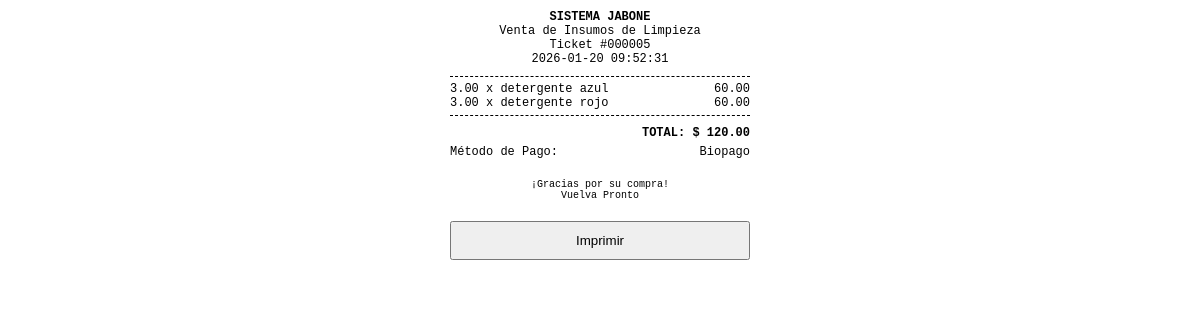
The app's page /Inventario-Liquid-main-verificar/ticket.php?id=5 with its own data.
### tables this page shows
CREATE TABLE `sales` (
  `id` int(11) NOT NULL AUTO_INCREMENT,
  `total_amount` decimal(10,2) NOT NULL,
  `created_at` timestamp NOT NULL DEFAULT current_timestamp(),
  `payment_method` varchar(20) DEFAULT 'cash',
  `amount_tendered` decimal(10,2) DEFAULT 0.00,
  `exchange_rate_global` decimal(10,2) DEFAULT 0.00,
  `exchange_rate_special` decimal(10,2) DEFAULT 0.00,
  PRIMARY KEY (`id`)
);

CREATE TABLE `sale_items` (
  `id` int(11) NOT NULL AUTO_INCREMENT,
  `sale_id` int(11) NOT NULL,
  `product_id` int(11) DEFAULT NULL,
  `quantity` decimal(10,4) NOT NULL,
  `subtotal` decimal(10,2) NOT NULL,
  PRIMARY KEY (`id`),
  KEY `sale_id` (`sale_id`),
  KEY `product_id` (`product_id`),
  CONSTRAINT `sale_items_ibfk_1` FOREIGN KEY (`sale_id`) REFERENCES `sales` (`id`) ON DELETE CASCADE,
  CONSTRAINT `sale_items_ibfk_2` FOREIGN KEY (`product_id`) REFERENCES `products` (`id`) ON DELETE SET NULL
);

CREATE TABLE `products` (
  `id` int(11) NOT NULL AUTO_INCREMENT,
  `category_id` int(11) DEFAULT NULL,
  `name` varchar(150) NOT NULL,
  `sku` varchar(50) DEFAULT NULL,
  `barcode` varchar(100) DEFAULT NULL,
  `brand` varchar(100) DEFAULT NULL,
  `is_liquid` tinyint(1) DEFAULT 1,
  `is_raw_material` tinyint(1) DEFAULT 0,
  `use_special_rate` tinyint(1) DEFAULT 0,
  `display_unit` varchar(20) DEFAULT 'Litro',
  `price` decimal(10,2) NOT NULL DEFAULT 0.00,
  `cost_price` decimal(10,2) NOT NULL DEFAULT 0.00,
  `stock_quantity` decimal(10,4) NOT NULL DEFAULT 0.0000,
  `min_stock` decimal(10,4) DEFAULT 10.0000,
  `image_path` varchar(255) DEFAULT NULL,
  `created_at` timestamp NOT NULL DEFAULT current_timestamp(),
  `is_favorite` tinyint(1) DEFAULT 0,
  PRIMARY KEY (`id`),
  KEY `category_id` (`category_id`),
  CONSTRAINT `products_ibfk_1` FOREIGN KEY (`category_id`) REFERENCES `categories` (`id`) ON DELETE SET NULL
);

### Inventario-Liquid-main-verificar/ticket.php (the view, shortened to what this page needs)
<?php
require_once 'config/database.php';
$id = $_GET['id'] ?? null;
$stmt = $pdo->prepare("SELECT * FROM sales WHERE id = ?");
$stmt->execute([$id]);
$sale = $stmt->fetch(PDO::FETCH_ASSOC);
$stmtItems = $pdo->prepare("
    SELECT si.*, p.name
    FROM sale_items si
    LEFT JOIN products p ON si.product_id = p.id
    WHERE si.sale_id = ?
");
$stmtItems->execute([$id]);
$items = $stmtItems->fetchAll(PDO::FETCH_ASSOC);
?>
<!DOCTYPE html>
<html>
<head>
</head>
<body onload="window.print()">
    <div class="header">
        <strong>SISTEMA JABONE</strong><br>
        Venta de Insumos de Limpieza<br>
        Ticket #<?php echo str_pad($sale['id'], 6, '0', STR_PAD_LEFT); ?><br>
        <?php echo $sale['created_at']; ?>
    </div>
    <div class="line"></div>
    <?php foreach($items as $item): ?>
    <div class="item">
        <span><?php echo number_format($item['quantity'], 2); ?> x <?php echo substr($item['name'], 0, 15); ?></span>
        <span><?php echo number_format($item['subtotal'], 2); ?></span>
    </div>
    <?php endforeach; ?>
    <div class="line"></div>
    <div class="total">
        TOTAL: $ <?php echo number_format($sale['total_amount'], 2); ?>
    </div>
    <?php if($sale['payment_method'] == 'cash'): ?>
    <div class="item" style="margin-top:5px;">
        <span>Efectivo:</span>
        <span><?php echo number_format($sale['amount_tendered'], 2); ?></span>
    </div>
    <div class="item">
        <span>Cambio:</span>
        <span><?php echo number_format($sale['amount_tendered'] - $sale['total_amount'], 2); ?></span>
    </div>
    <?php else: ?>
    <div class="item" style="margin-top:5px;">
        <span>Método de Pago:</span>
        <span><?php echo ucfirst($sale['payment_method']); ?></span>
    </div>
    <?php endif; ?>
    <div class="footer">
        ¡Gracias por su compra!<br>
        Vuelva Pronto
    </div>
    <button class="no-print" onclick="window.print()" style="width:100%; padding: 10px; margin-top: 20px; cursor: pointer;">Imprimir</button>
</body>
</html>

### Inventario-Liquid-main-verificar/ticket.php (style rules this page uses)
body { font-family: 'Courier New', monospace; font-size: 12px; max-width: 300px; margin: 0 auto; padding: 10px; }
.header { text-align: center; margin-bottom: 10px; }
.line { border-bottom: 1px dashed #000; margin: 5px 0; }
.item { display: flex; justify-content: space-between; }
.total { font-weight: bold; text-align: right; margin-top: 10px; }
.footer { text-align: center; margin-top: 20px; font-size: 10px; }

### records on screen
sales: id "000005", created_at "2026-01-20 09:52:31", total_amount "120.00", payment_method "Biopago"
sale_items: quantity "3.00", product.name "detergente azul", subtotal "60.00"
sale_items: quantity "3.00", product.name "detergente rojo", subtotal "60.00"
